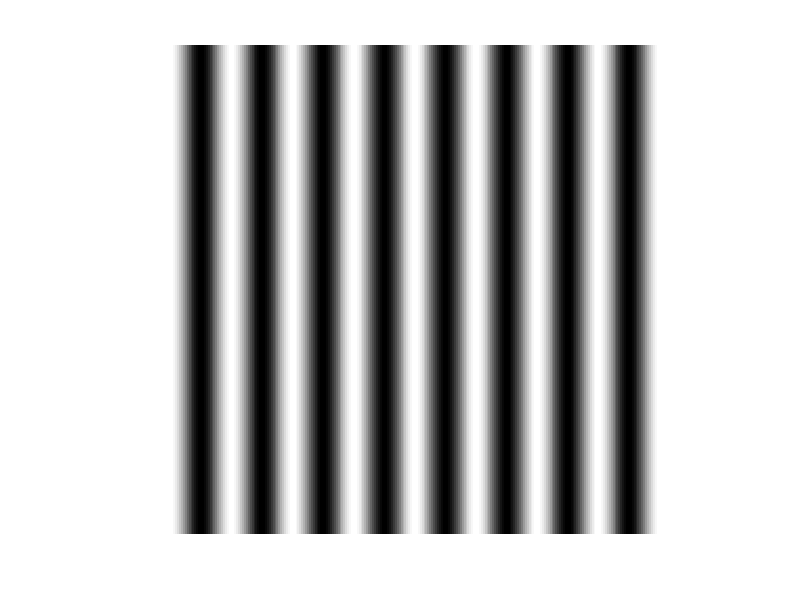
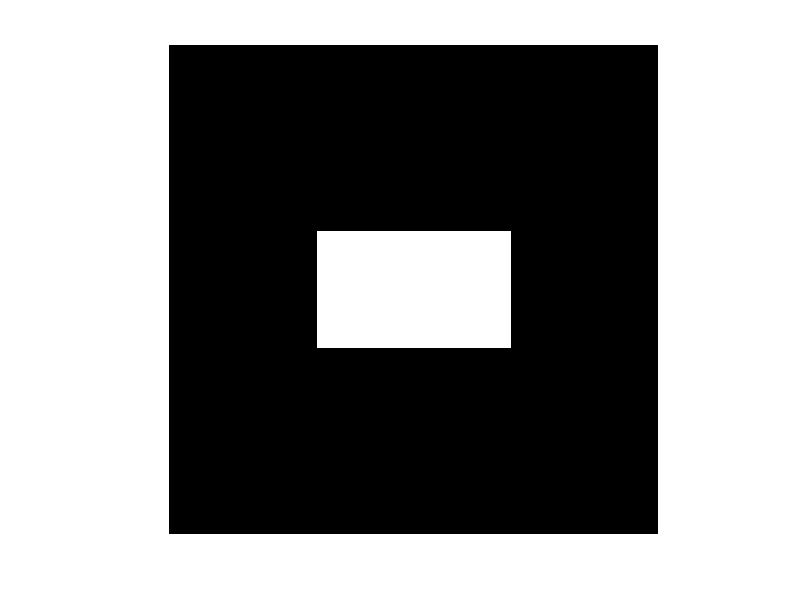
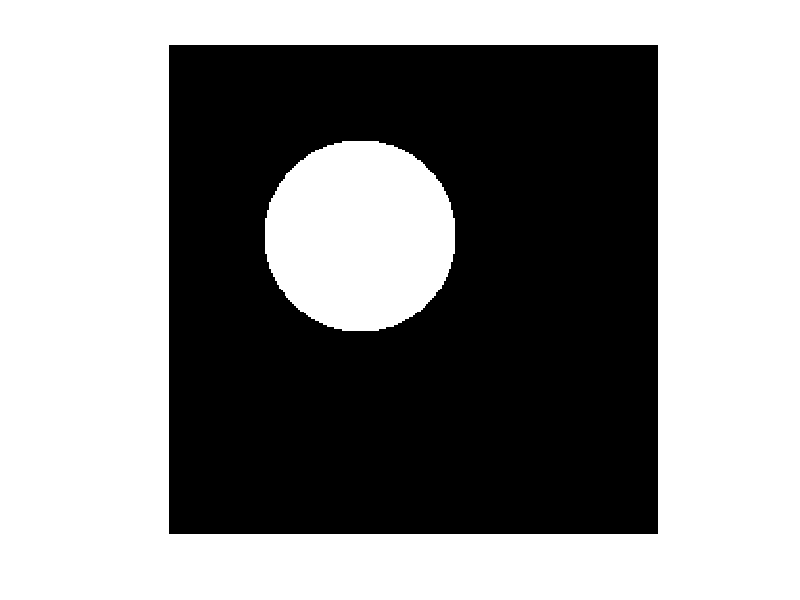

Write the MATLAB code that produced these figures, in order. (Note: this script raises an error after producing the figures.)
clear;
close all;

%%%esercizio 1
maxx = 255;
maxy = maxx;
y = 0:maxy;
f = 8;
s = cos(2*pi*f*y/(maxy+1));   % s is a sine oscillating between -1 and 1
sinimage = ones(maxx+1,1)*s;   % copy a row to build an image
imshow(sinimage, []);   % y increases right, x increases downward
colormap(gray);

%%%%%%esercizio 2
sinimage=zeros(maxx+1,maxy+1,3);
r=cos(2*pi*6*y/(maxy+1));
b=cos(2*pi*8*y/(maxy+1));
g=cos(2*pi*4*y/(maxy+1));
sinimage(:,:,1)=ones(maxx+1,1)*r;
sinimage(:,:,2)=ones(maxx+1,1)*g;
sinimage(:,:,3)=ones(maxx+1,1)*b;

figure;
imshow(sinimage, []);

%%%%%esercizio 3 rettangolo
img=zeros(maxx,maxy);
img(maxx/2-30:maxx/2+30,maxy/2-50:maxy/2+50)=255*ones(61,101);

imshow(img);

%%%%%esercizio 3 cerchio
img=zeros(maxx,maxy);
cx=100;
cy=100;
r=50;
for i=1:maxx
    for j=1:maxy
        dist=sqrt((cx-i)^2+(cy-j)^2);
        if dist<r
            img(i,j)=255;
        end;
    end;
end;

figure;imshow(img);

figure();
%%%esercizio 13
fun = @(block_struct) mean(mean(block_struct.data)).*ones(size(block_struct.data));
I = imread('../lena512.bmp');
subplot(2,2,1)
I2 = blockproc(I,[8 8],fun);
imshow(uint8(I2));
%%%%esercizio 14
fun2 = @(block_struct) std2(block_struct.data).*double(ones(size(block_struct.data)));
subplot(2,2,2)
I3 = blockproc(I,[8 8],fun2);
imshow(uint8(I3));
%%%%esercizio 15
fun3 = @(block_struct) uint8(max(max(block_struct.data))).*uint8(ones(size(block_struct.data)));
subplot(2,1,2)
I4 = blockproc(I,[8 8],fun3);
imshow(uint8(I4));


%{
Z = fft2(sinimage);  % make the fft of sinimage having null average, i.e. no DC component
Zmodcent = abs(fftshift(Z));
figure; imshow(Zmodcent);
%}